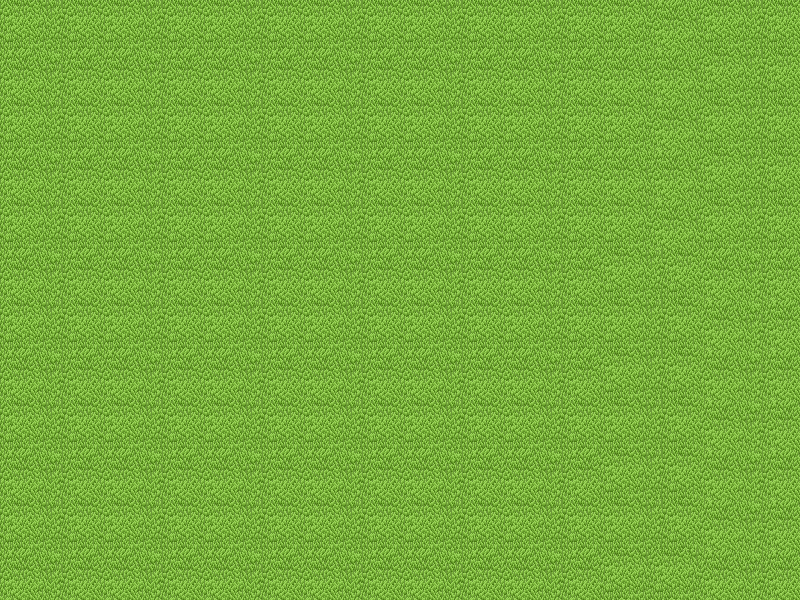

Below is a game level as drawn by its tile map, then a one-line description and the .tmx that defines it (tile-layer data replaced by summaries):
An orthogonal 16x12 tile map with 50x50 px tiles, 1 tile layer (mowed grass), 7 tilesets and 24 objects (100,50,25, 6,6, 8,7, 9,3).

<map version="1.0" orientation="orthogonal" renderorder="right-down" width="16" height="12" tilewidth="50" tileheight="50" nextobjectid="57">
 <tileset firstgid="1" name="mowed_grass" tilewidth="50" tileheight="50">
  <image source="mowed_grass.png" width="128" height="128" />
 </tileset>
 <tileset firstgid="5" name="mower placeholder" tilewidth="50" tileheight="50">
  <image source="mower placeholder.png" width="50" height="50" />
 </tileset>
 <tileset firstgid="6" name="fence bottom" tilewidth="50" tileheight="50">
  <image source="fence bottom.png" width="50" height="50" />
 </tileset>
 <tileset firstgid="7" name="fence left" tilewidth="50" tileheight="50">
  <image source="fence left.png" width="50" height="50" />
 </tileset>
 <tileset firstgid="8" name="fence right" tilewidth="50" tileheight="50">
  <image source="fence right.png" width="50" height="50" />
 </tileset>
 <tileset firstgid="9" name="fence top" tilewidth="50" tileheight="50">
  <image source="fence top.png" width="50" height="50" />
 </tileset>
 <tileset firstgid="10" name="water" tilewidth="50" tileheight="50">
  <image source="water.png" width="50" height="50" />
 </tileset>
 <layer name="mowed grass" width="16" height="12">
  <data>[192 cells, 192 non-empty, 4 distinct tile ids]</data>
 </layer>
 <objectgroup name="mower">
  <object id="1" name="100,50,25" gid="5" x="300" y="300" />
 </objectgroup>
 <objectgroup name="fence bottom">
  <object id="33" gid="6" x="300" y="100" />
  <object id="34" gid="6" x="350" y="100" />
  <object id="35" gid="6" x="400" y="100" />
  <object id="36" gid="6" x="450" y="100" />
 </objectgroup>
 <objectgroup name="water">
  <object id="53" name="6,6" gid="10" x="450" y="200" />
  <object id="54" name="8,7" gid="10" x="300" y="350" />
  <object id="55" name="9,3" gid="10" x="400" y="400" />
 </objectgroup>
 <objectgroup name="fence top">
  <object id="37" gid="9" x="300" y="450" />
  <object id="38" gid="9" x="350" y="450" />
  <object id="39" gid="9" x="400" y="450" />
  <object id="40" gid="9" x="450" y="450" />
 </objectgroup>
 <objectgroup name="fence right">
  <object id="41" gid="8" x="250" y="150" />
  <object id="42" gid="8" x="250" y="200" />
  <object id="43" gid="8" x="250" y="250" />
  <object id="44" gid="8" x="250" y="300" />
  <object id="45" gid="8" x="250" y="350" />
  <object id="46" gid="8" x="250" y="400" />
 </objectgroup>
 <objectgroup name="fence left">
  <object id="47" gid="7" x="500" y="150" />
  <object id="48" gid="7" x="500" y="250" />
  <object id="49" gid="7" x="500" y="200" />
  <object id="50" gid="7" x="500" y="300" />
  <object id="51" gid="7" x="500" y="350" />
  <object id="52" gid="7" x="500" y="400" />
 </objectgroup>
</map>
